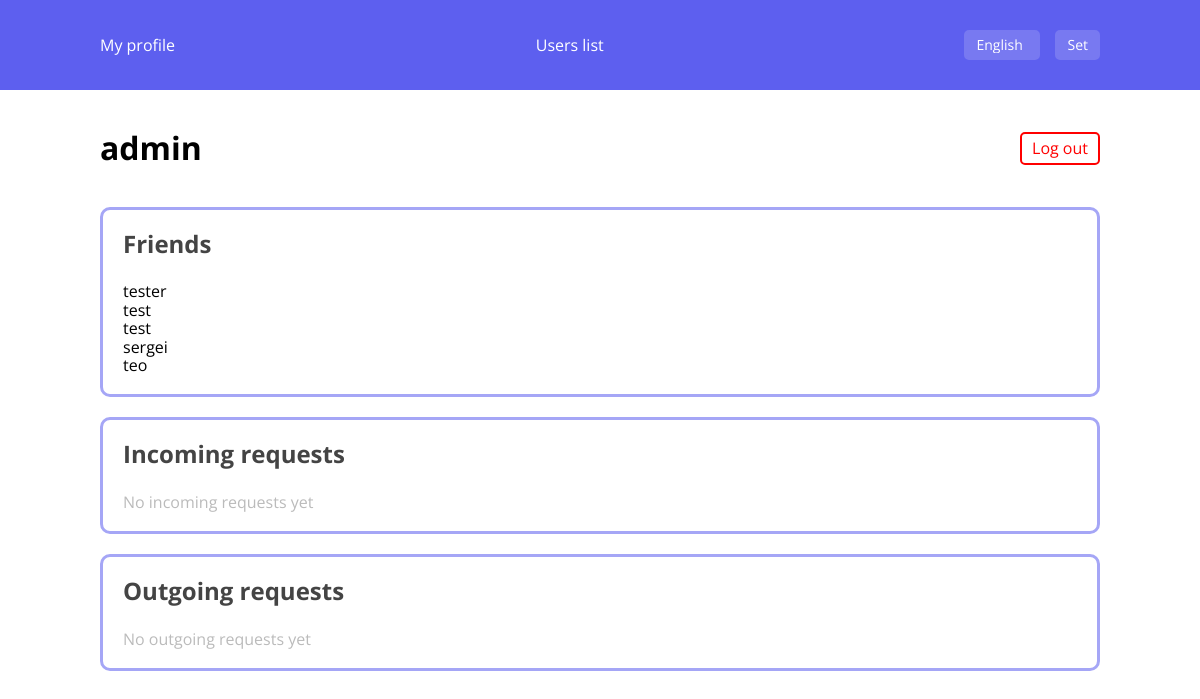
The app's page /accounts/1/ (signed in), older data.
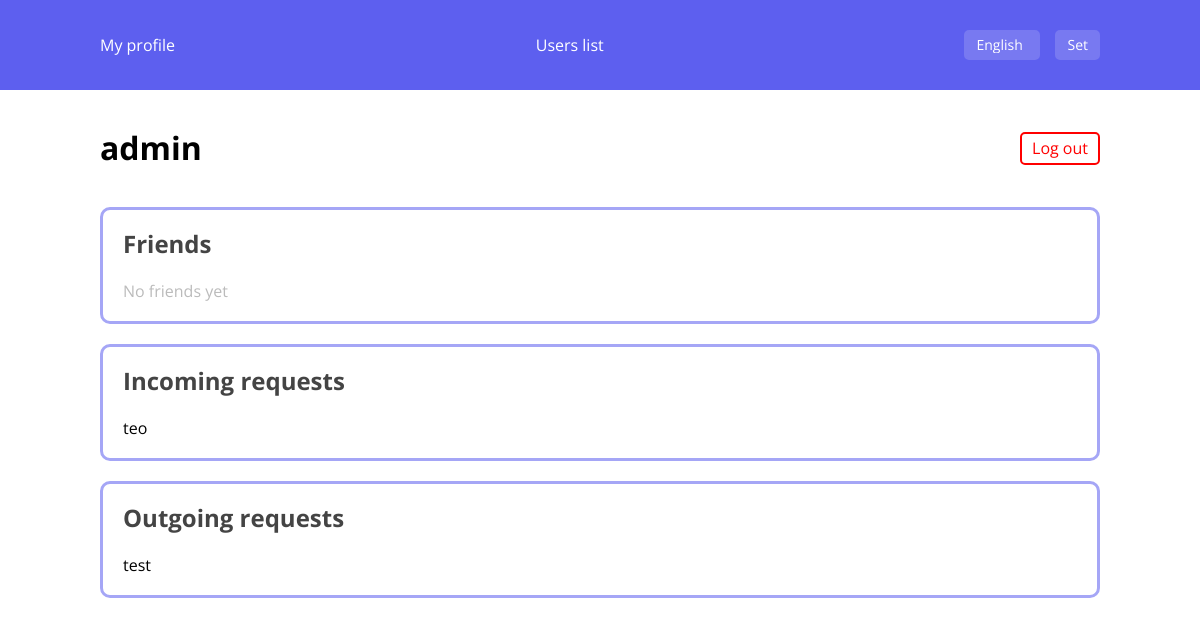
The same page, newer data.
### user_app/models.py (models this page shows, shortened)
class Friendship(models.Model):
    class Meta:
        verbose_name = _("Friendship")
        verbose_name_plural = _("Friendships")
    member_1 = models.ForeignKey(
        User,
        related_name="member_1",
        on_delete=models.CASCADE,
        verbose_name=_("Member 1"),
    )
    member_2 = models.ForeignKey(
        User,
        related_name="member_2",
        on_delete=models.CASCADE,
        verbose_name=_("Member 2"),
    )
    date_created = models.DateTimeField(
        auto_now_add=True, verbose_name=_("Date created")
    )

class FriendshipRequest(models.Model):
    class Meta:
        verbose_name = _("Friendship request")
        verbose_name_plural = _("Friendship requests")
    request_from = models.ForeignKey(
        User,
        related_name="sender",
        on_delete=models.CASCADE,
        verbose_name=_("Request from"),
    )
    request_to = models.ForeignKey(
        User,
        related_name="receiver",
        on_delete=models.CASCADE,
        verbose_name=_("Request to"),
    )
    is_received = models.BooleanField(default=False, verbose_name=_("Is received"))

### user_app/views.py (the view, shortened to what this page needs)
# urls.py: path("<int:pk>/", account_view, name="account"),
@login_required
def account_view(request, pk):
    if request.method == "GET":
        context = {
            "user": User.objects.get(pk=pk),
        }
        if request.user.id == pk:
            context["friends"] = Friendship.objects.filter(
                Q(member_1=request.user.id) | Q(member_2=request.user.id)
            )
            context["in_reqs"] = FriendshipRequest.objects.filter(
                request_to=request.user.id, is_received=False
            ).all()
            context["out_reqs"] = FriendshipRequest.objects.filter(
                request_from=request.user.id, is_received=False
            ).all()
            return render(request, "user_app/my_account.html", context=context)

### templates/user_app/my_account.html
{% extends 'user_app/account.html' %}
{% load i18n %}
{% block utils %}
<div class="panel__item">
  <h2 class="panel__item__title">
    {% trans "Friends" %}
  </h2>
  {% if friends %}
  <ul class="panel__item__list">
    {% for friend in friends %}
    <li>
      {% if friend.member_1 == request.user %}
      <a href="{% url 'user_app:account' pk=friend.member_2.id %}">
        {{friend.member_2}}
      </a>
      {% else %}
      <a href="{% url 'user_app:account' pk=friend.member_1.id %}">
        {{friend.member_1}}
      </a>
      {% endif %}
    </li>
    {% endfor %}
  </ul>
  {% else %}
  <p class="account__empty_msg">
    {% trans "No friends yet" %}
  </p>
  {% endif %}
</div>
<div class="panel__item">
  <h2 class="panel__item__title">
    {% trans "Incoming requests" %}
  </h2>
  {% if in_reqs %}
  <ul class="panel__item__list">
    {% for req in in_reqs %}
    <li>
      <a href="{% url 'user_app:account' pk=req.request_from.id %}">
        {{req.request_from}}
      </a>
    </li>
    {% endfor %}
  </ul>
  {% else %}
  <p class="account__empty_msg">
    {% trans "No incoming requests yet" %}
  </p>
  {% endif %}
</div>
<div class="panel__item">
  <h2 class="panel__item__title">
    {% trans "Outgoing requests" %}
  </h2>
  {% if out_reqs %}
  <ul class="panel__item__list">
    {% for req in out_reqs %}
    <li>
      <a href="{% url 'user_app:account' pk=req.request_to.id %}">
        {{req.request_to}}
      </a>
    </li>
    {% endfor %}
  </ul>
  {% else %}
  <p class="account__empty_msg">
    {% trans "No outgoing requests yet" %}
  </p>
  {% endif %}
</div>
{% endblock %}

### templates/user_app/account.html (shortened to what this page needs)
{% extends 'base.html' %}
{% load i18n %}
{% block main %}
<div class="main__wrapper--account container">
  <div class="account_owner">
    <h1 class="account_owner__title">
      {{user.username}}
    </h1>
    {% if request.user == user %}
    <a href="{% url 'user_app:logout' %}" class="account_owner__logout">
      {% trans "Log out" %}
    </a>
    {% endif %}
  </div>
  <div class="account__panel">
    {% block utils %}
    {% endblock %}
  </div>
</div>
{% endblock %}

### templates/base.html (shortened to what this page needs)
{% load i18n %}
{% load static %}
<!DOCTYPE html>
<html lang="en">
<head>
    <link rel="stylesheet" type="text/css" href="{% static 'css/normalize.css' %}">
    <link rel="stylesheet" type="text/css" href="{% static 'css/style.css' %}">
</head>
<body>
    <header class="header">
        <div class="header__wrapper container">
            {% if request.user.is_authenticated %}
            <div>
                <a href="{% url 'user_app:account' pk=request.user.pk %}">
                    {% trans "My profile" %}
                </a>
            </div>
            <div>
                <a href="{% url 'user_app:users_list' %}">
                    {% trans "Users list" %}
                </a>
            </div>
            {% endif %}
            <form action="{% url 'set_language' %}" method="post" class="header__lang">
                <select name="language">
                    {% get_current_language as LANGUAGE_CODE %}
                    {% get_available_languages as LANGUAGES %}
                    {% get_language_info_list for LANGUAGES as languages %}
                    {% for language in languages%}
                    <option value="{{ language.code }}" {% if language.code == LANGUAGE_CODE %}selected{% endif %}>
                        {{language.name_local}}
                    </option>
                    {% endfor %}
                </select>
                <button type="submit">{% trans "Set" %}</button>
            </form>
        </div>
    </header>
    <main class="main">
        {% block main %}
        {% endblock %}
    </main>
</body>
</html>

### static/css/style.css (style rules this page uses)
* { box-sizing: border-box; }
body { font-family: "Open Sans", sans-serif; }
.header { background-color: #5d5fef; }
h1, h2, h3, h4, p, a, ul, li { padding: 0; margin: 0; }
a { text-decoration: none; color: inherit; }
button { cursor: pointer; }
.header__wrapper { display: flex; justify-content: space-between; align-items: center; padding: 30px 0; }
.header__wrapper a { text-decoration: none; color: #fff; }
.container { max-width: 1600px; margin: 0 auto; }
.header__lang { display: flex; }
.header__lang > * { background-color: #7879f1; color: #fff; font-size: 18px; display: block; border-radius: 5px; cursor: pointer; border: 2px solid #7879f1; transition: background-color 0.2s ease-in-out, border-color 0.2s ease-in-out; }
.header__lang > *:not(:last-child) { margin-right: 15px; }
.header__lang select { -webkit-appearance: none; -moz-appearance: none; appearance: none; }
.account_owner { display: flex; justify-content: space-between; align-items: center; }
.account_owner__title { padding: 40px 0; }
.account_owner__logout { padding: 5px 10px; border: 2px solid red; color: red; border-radius: 5px; transition: background-color 0.2s ease-in-out, color 0.2s ease-in-out; }
.panel__item { border: 3px solid #a5a6f6; border-radius: 10px; padding: 20px; }
.panel__item:not(:last-child) { margin-bottom: 20px; }
.account__panel { display: flex; justify-content: center; flex-direction: column; }
.panel__item__title { color: #444; margin-bottom: 25px; }
.panel__item__list { list-style: none; }
.account__empty_msg { color: #bbb; }
@media (max-width: 1500px) { .container { max-width: 1000px; } }
@media (max-width: 1500px) { .header__lang > * { font-size: 14px; padding: 5px 10px; } }
.header__wrapper a { position: relative; }
.header__wrapper a::after { position: absolute; content: ""; bottom: -5px; background-color: #fff; width: 100%; height: 2px; left: 0; right: 0; opacity: 0; transition: opacity 0.2s ease-in-out; }
.panel__item__list a { transition: color 0.2s ease-in-out; }

Row changes from the older to the newer data that the page shows:
removed Friendship: member_2 "tester"
removed Friendship: member_2 "test"
removed Friendship: member_2 "test"
removed Friendship: member_2 "sergei"
removed Friendship: member_1 "teo"
now on this page (row edited): FriendshipRequest: request_from "teo", shown under "Incoming requests"
now on this page (row edited): FriendshipRequest: request_to "test", shown under "Outgoing requests"
Text that changed along with them:
text no longer shown: "No incoming requests yet No outgoing requests yet"
text now shown: "No friends yet"
